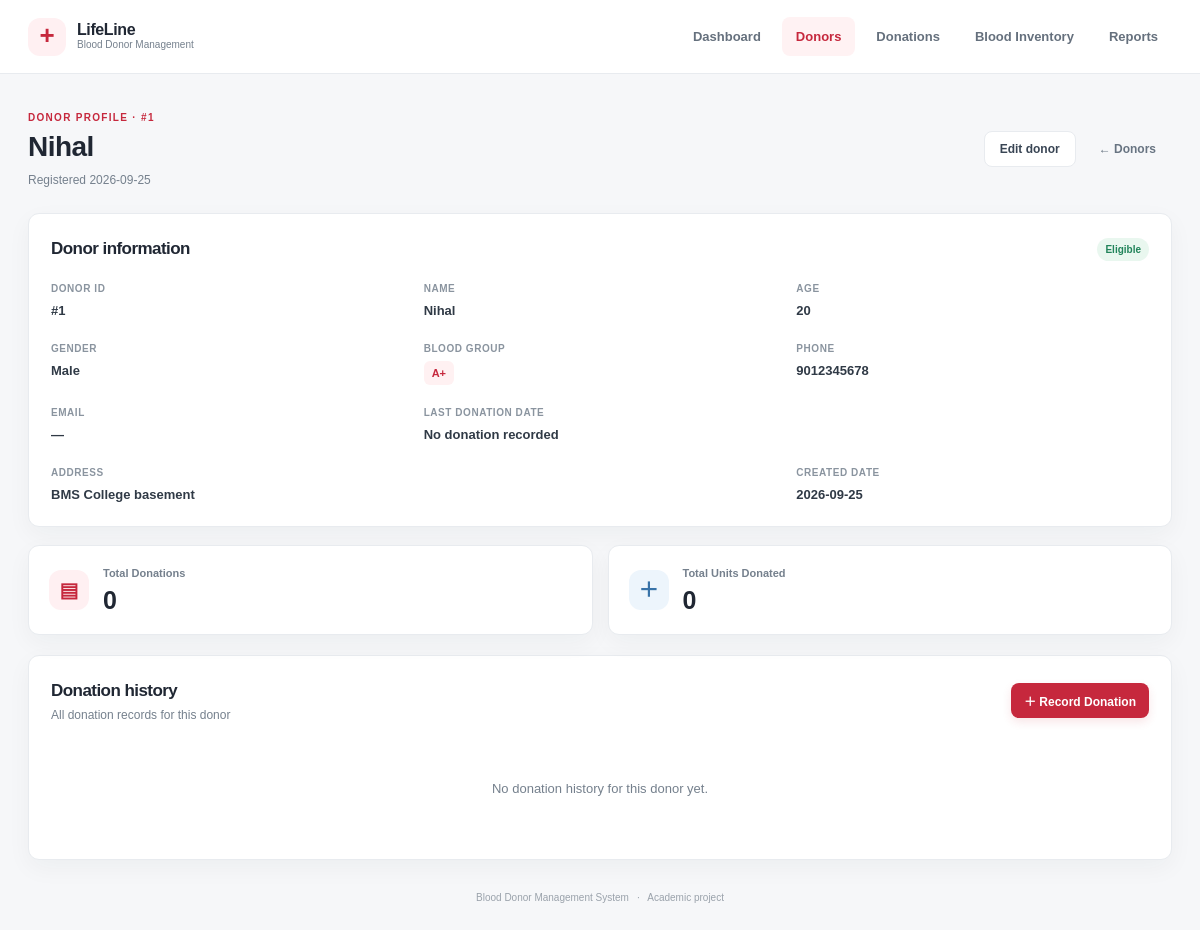
The page /donor/1 on the database as committed earlier.
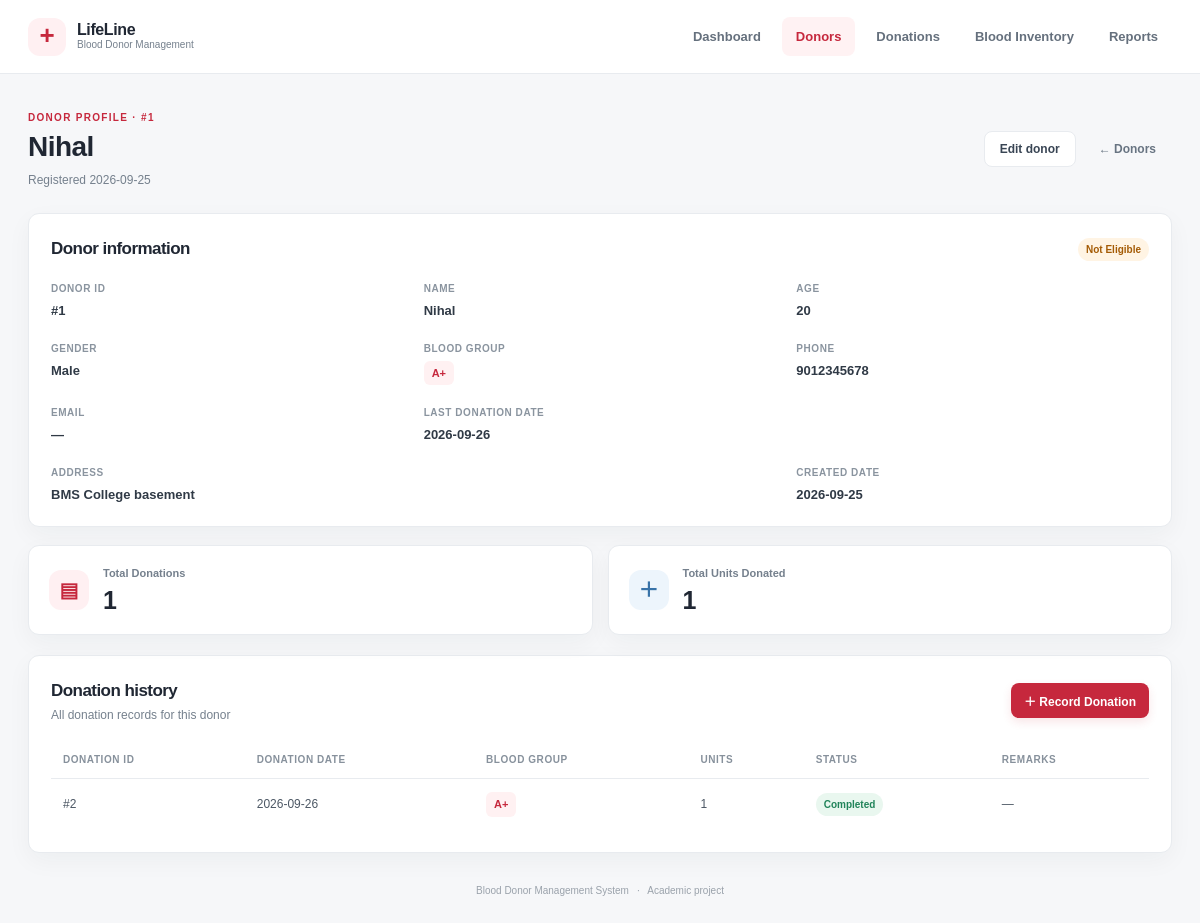
The same page on the database as committed later.
### tables this page shows
CREATE TABLE donors (
                donor_id INTEGER PRIMARY KEY AUTOINCREMENT,
                name TEXT NOT NULL, age INTEGER NOT NULL CHECK(age BETWEEN 18 AND 65),
                gender TEXT NOT NULL, blood_group TEXT NOT NULL,
                phone TEXT NOT NULL, email TEXT, address TEXT NOT NULL,
                last_donation_date TEXT, eligibility_status TEXT NOT NULL DEFAULT 'Eligible',
                created_date TEXT NOT NULL
            );

CREATE TABLE donations (
                donation_id INTEGER PRIMARY KEY AUTOINCREMENT,
                donor_id INTEGER NOT NULL REFERENCES donors(donor_id) ON DELETE CASCADE,
                donation_date TEXT NOT NULL, blood_group TEXT NOT NULL,
                units INTEGER NOT NULL CHECK(units > 0),
                donation_status TEXT NOT NULL CHECK(donation_status IN ('Completed','Cancelled')),
                remarks TEXT DEFAULT ''
            );

### app.py (the view)
@app.route("/donor/<int:donor_id>")
def donor_details(donor_id):
    with connect_db() as db:
        donor = db.execute("SELECT * FROM donors WHERE donor_id=?", (donor_id,)).fetchone()
        if donor is None:
            flash("Donor record was not found.", "error")
            return redirect(url_for("donors"))
        db.execute("UPDATE donors SET eligibility_status=? WHERE donor_id=?", (eligible(donor["last_donation_date"]), donor_id))
        donor = db.execute("SELECT * FROM donors WHERE donor_id=?", (donor_id,)).fetchone()
        history = db.execute("SELECT * FROM donations WHERE donor_id=? ORDER BY donation_date DESC,donation_id DESC", (donor_id,)).fetchall()
        totals = db.execute("SELECT COUNT(*) AS count,COALESCE(SUM(CASE WHEN donation_status='Completed' THEN units ELSE 0 END),0) AS units FROM donations WHERE donor_id=?", (donor_id,)).fetchone()
    return render_template("donor_details.html", donor=donor, history=history, totals=totals)

### app.py (called while the page is built)
def connect_db():
    connection = sqlite3.connect(DATABASE)
    connection.row_factory = sqlite3.Row
    connection.execute("PRAGMA foreign_keys = ON")
    return connection

def eligible(last_date):
    if not last_date:
        return "Eligible"
    try:
        return "Eligible" if (date.today() - date.fromisoformat(last_date)).days >= 90 else "Not Eligible"
    except ValueError:
        return "Eligible"

### templates/donor_details.html
{% extends 'base.html' %}{% block title %}{{ donor.name }} · Donor{% endblock %}{% block content %}
<section class="page-heading"><div><p class="eyebrow">DONOR PROFILE · #{{ donor.donor_id }}</p><h1>{{ donor.name }}</h1><p class="muted">Registered {{ donor.created_date }}</p></div><div class="heading-actions"><a class="button secondary" href="{{ url_for('edit_donor', donor_id=donor.donor_id) }}">Edit donor</a><a class="button quiet" href="{{ url_for('donors') }}">← Donors</a></div></section>
<section class="panel"><div class="section-title"><div><h2>Donor information</h2></div><span class="badge {{ 'good' if donor.eligibility_status == 'Eligible' else 'warning' }}">{{ donor.eligibility_status }}</span></div><dl class="detail-grid"><div><dt>Donor ID</dt><dd>#{{ donor.donor_id }}</dd></div><div><dt>Name</dt><dd>{{ donor.name }}</dd></div><div><dt>Age</dt><dd>{{ donor.age }}</dd></div><div><dt>Gender</dt><dd>{{ donor.gender }}</dd></div><div><dt>Blood group</dt><dd><span class="blood-pill">{{ donor.blood_group }}</span></dd></div><div><dt>Phone</dt><dd>{{ donor.phone }}</dd></div><div><dt>Email</dt><dd>{{ donor.email or '—' }}</dd></div><div><dt>Last donation date</dt><dd>{{ donor.last_donation_date or 'No donation recorded' }}</dd></div><div class="span-two"><dt>Address</dt><dd>{{ donor.address }}</dd></div><div><dt>Created date</dt><dd>{{ donor.created_date }}</dd></div></dl></section>
<section class="stat-grid compact"><article class="stat-card"><span class="stat-icon red">▤</span><div><p>Total Donations</p><strong>{{ totals.count }}</strong></div></article><article class="stat-card"><span class="stat-icon blue">＋</span><div><p>Total Units Donated</p><strong>{{ totals.units }}</strong></div></article></section>
<section class="panel"><div class="section-title"><div><h2>Donation history</h2><p class="muted">All donation records for this donor</p></div><a class="button primary small" href="{{ url_for('add_donation') }}">＋ Record Donation</a></div>{% if history %}<div class="table-wrap"><table><thead><tr><th>Donation ID</th><th>Donation Date</th><th>Blood Group</th><th>Units</th><th>Status</th><th>Remarks</th></tr></thead><tbody>{% for item in history %}<tr><td>#{{ item.donation_id }}</td><td>{{ item.donation_date }}</td><td><span class="blood-pill">{{ item.blood_group }}</span></td><td>{{ item.units }}</td><td><span class="badge {{ 'good' if item.donation_status == 'Completed' else 'neutral' }}">{{ item.donation_status }}</span></td><td>{{ item.remarks or '—' }}</td></tr>{% endfor %}</tbody></table></div>{% else %}<div class="empty-state">No donation history for this donor yet.</div>{% endif %}</section>{% endblock %}

Rows that differ between the two databases and show on the page:
changed donors "Nihal": eligibility_status "Eligible" → "Not Eligible"; last_donation_date (not shown) → "2026-09-26"
added donations: donation_id "2", donation_date "2026-09-26", blood_group "A+", units "1", donation_status "Completed", remarks "—"
Other text that changed with them:
{{ totals.count }}: "0" → "1"
{{ totals.units }}: "0" → "1"
{{ donor.last_donation_date or 'No donation recorded' }}: "No donation recorded" → (not shown)
text no longer shown: "No donation history for this donor yet."
text now shown: "DONATION ID DONATION DATE BLOOD GROUP UNITS STATUS REMARKS"
